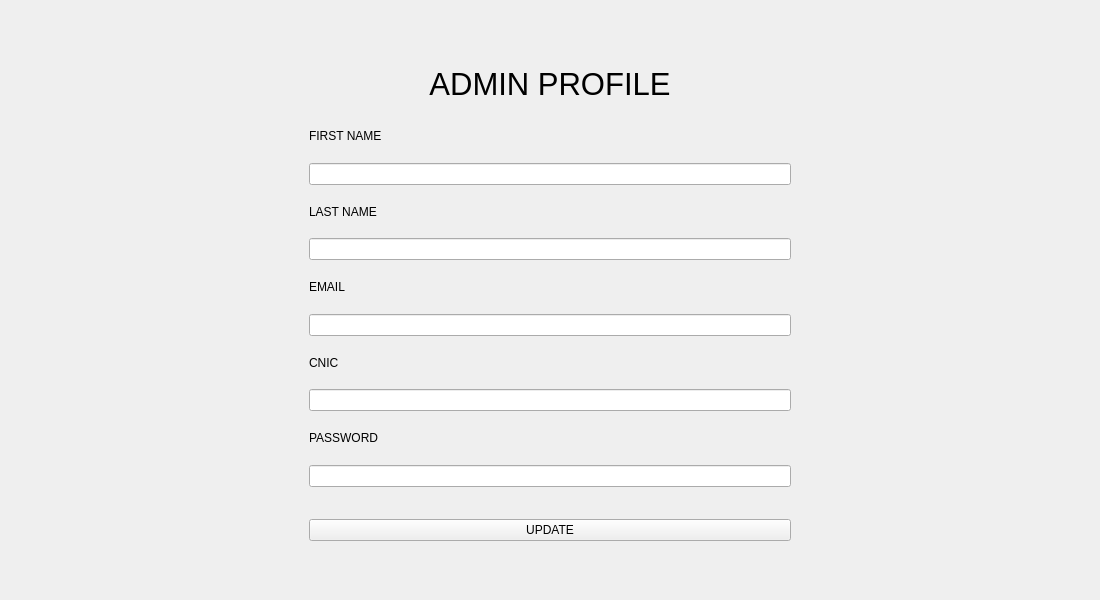
<?xml version="1.0" encoding="UTF-8"?>
<ui version="4.0">
 <class>Frame</class>
 <widget class="QFrame" name="Frame">
  <property name="geometry">
   <rect>
    <x>0</x>
    <y>0</y>
    <width>1100</width>
    <height>600</height>
   </rect>
  </property>
  <property name="windowTitle">
   <string>Frame</string>
  </property>
  <layout class="QGridLayout" name="gridLayout">
   <item row="0" column="0">
    <widget class="QWidget" name="widget" native="true">
     <property name="maximumSize">
      <size>
       <width>500</width>
       <height>500</height>
      </size>
     </property>
     <layout class="QGridLayout" name="gridLayout_2">
      <item row="1" column="0">
       <layout class="QVBoxLayout" name="verticalLayout">
        <item>
         <widget class="QLabel" name="admin_first_name">
          <property name="text">
           <string>FIRST NAME</string>
          </property>
         </widget>
        </item>
        <item>
         <widget class="QLineEdit" name="admin_first_name_input"/>
        </item>
        <item>
         <widget class="QLabel" name="admin_last_name">
          <property name="text">
           <string>LAST NAME</string>
          </property>
         </widget>
        </item>
        <item>
         <widget class="QLineEdit" name="admin_last_name_input"/>
        </item>
        <item>
         <widget class="QLabel" name="admin_email">
          <property name="text">
           <string>EMAIL</string>
          </property>
         </widget>
        </item>
        <item>
         <widget class="QLineEdit" name="admin_email_input"/>
        </item>
        <item>
         <widget class="QLabel" name="admin_cnic">
          <property name="text">
           <string>CNIC</string>
          </property>
         </widget>
        </item>
        <item>
         <widget class="QLineEdit" name="admin_cnic_input"/>
        </item>
        <item>
         <widget class="QLabel" name="admin_password">
          <property name="text">
           <string>PASSWORD</string>
          </property>
         </widget>
        </item>
        <item>
         <widget class="QLineEdit" name="admin_password_input"/>
        </item>
       </layout>
      </item>
      <item row="2" column="0">
       <widget class="QLabel" name="message_label">
        <property name="maximumSize">
         <size>
          <width>16777214</width>
          <height>20</height>
         </size>
        </property>
        <property name="text">
         <string/>
        </property>
       </widget>
      </item>
      <item row="3" column="0">
       <widget class="QPushButton" name="admin_update">
        <property name="text">
         <string>UPDATE</string>
        </property>
       </widget>
      </item>
      <item row="0" column="0">
       <widget class="QLabel" name="admin_profile_title">
        <property name="maximumSize">
         <size>
          <width>500</width>
          <height>50</height>
         </size>
        </property>
        <property name="font">
         <font>
          <pointsize>23</pointsize>
         </font>
        </property>
        <property name="text">
         <string>ADMIN PROFILE</string>
        </property>
        <property name="alignment">
         <set>Qt::AlignmentFlag::AlignCenter</set>
        </property>
       </widget>
      </item>
     </layout>
    </widget>
   </item>
  </layout>
 </widget>
 <resources/>
 <connections/>
</ui>
